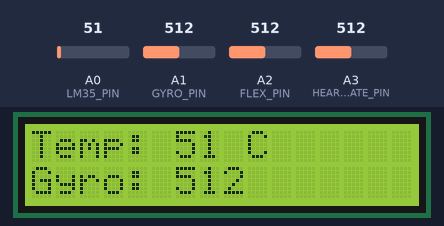
A sketch run on a simulated Arduino Uno, built with avr-gcc and run on an emulated ATmega328P. Parts: 16×2 character LCD. The test bench sets the inputs (shaded band); at power-on: A0 (LM35_PIN) = 51, A1 (GYRO_PIN) = 512, A2 (FLEX_PIN) = 512, A3 (HEART_RATE_PIN) = 512.

Above: at 1.2 s.
1.3 s: A0 (LM35_PIN) set to 61
At 3.0 s:
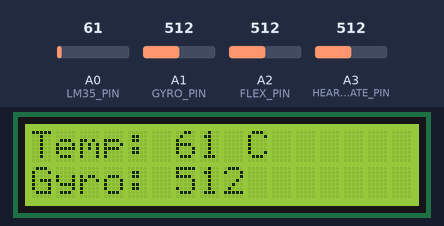
3.5 s: A1 (GYRO_PIN) set to 716
At 4.9 s:
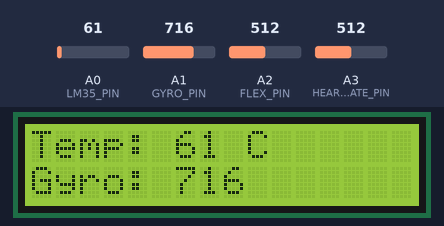
5.5 s: A0 (LM35_PIN) set to 71
At 6.9 s:
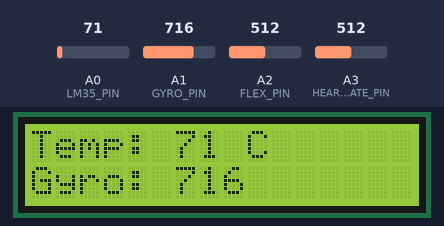
7.6 s: A1 (GYRO_PIN) set to 992
At 8.8 s:
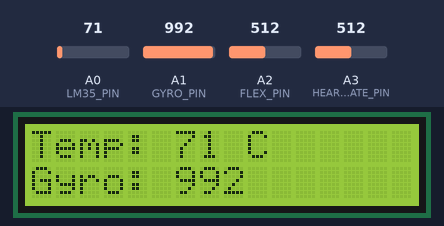
9.6 s: A0 (LM35_PIN) set to 86
At 10.7 s:
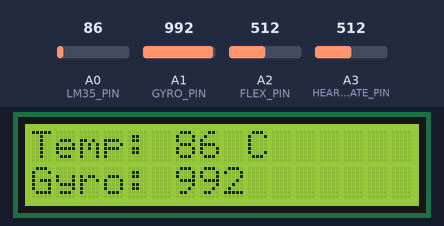
11.6 s: A1 (GYRO_PIN) set to 306
At 12.6 s:
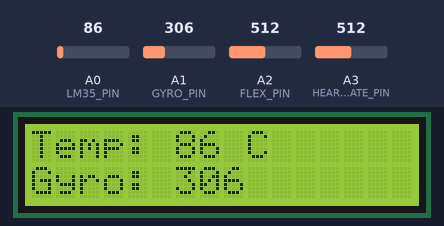
Timing chart, 0 to 14.6 s (numbered marks = the images above; inputs shaded):
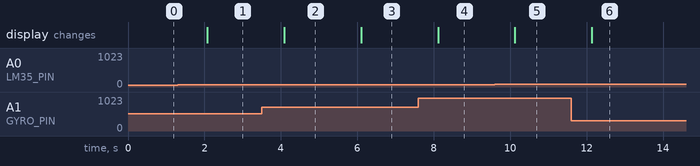

The sketch:

smartglove.ino
```cpp
#include <LiquidCrystal.h>


#define LM35_PIN A0
#define GYRO_PIN A1
#define FLEX_PIN A2
#define HEART_RATE_PIN A3
#define LCD_RS 12
#define LCD_EN 11
#define LCD_D4 5
#define LCD_D5 4
#define LCD_D6 3
#define LCD_D7 2


LiquidCrystal lcd(LCD_RS, LCD_EN, LCD_D4, LCD_D5, LCD_D6, LCD_D7);

void setup() {

  lcd.begin(16, 2);


  Serial.begin(9600);
}

void loop() {

  int temperature = analogRead(LM35_PIN);
  int gyroValue = analogRead(GYRO_PIN);
  int flexValue = analogRead(FLEX_PIN);
  int heartRateValue = analogRead(HEART_RATE_PIN);

  lcd.clear();
  lcd.setCursor(0, 0);
  lcd.print("Temp: ");
  lcd.print(temperature);
  lcd.print(" C");

  lcd.setCursor(0, 1);
  lcd.print("Gyro: ");
  lcd.print(gyroValue);

  delay(1000);
}
```

Measured:
- after the input at 1.3 s, the display: changes after 0.78 s (image 1)
- after the input at 3.5 s, the display: changes after 0.59 s (image 2)
- after the input at 5.5 s, the display: changes after 0.60 s (image 3)
- after the input at 7.6 s, the display: changes after 0.51 s (image 4)
- after the input at 9.6 s, the display: changes after 0.52 s (image 5)
- after the input at 11.6 s, the display: changes after 0.54 s (image 6)
